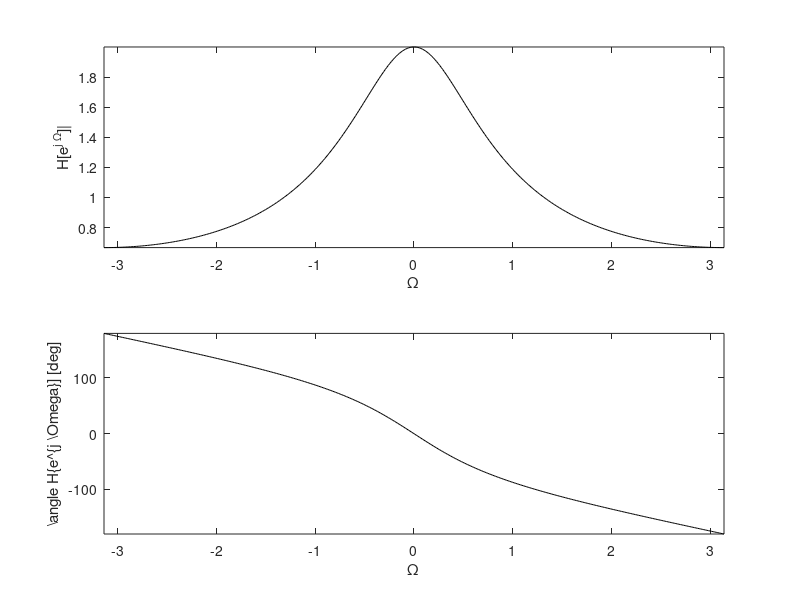

MATLAB code to generate this figure:
Omega = linspace(-pi,pi,400);
H = tf([1],[1 -0.5],-1);
H_Omega = squeeze(freqresp(H,Omega));
subplot(2,1,1);
plot(Omega,abs(H_Omega),'k');
axis tight;
xlabel('\Omega');
ylabel('H[e^{j \Omega}]|');
subplot(2,1,2);
plot(Omega,angle(H_Omega)*180/pi,'k');
axis tight;
xlabel('\Omega');
ylabel('\angle H{e^{j \Omega}] [deg]');